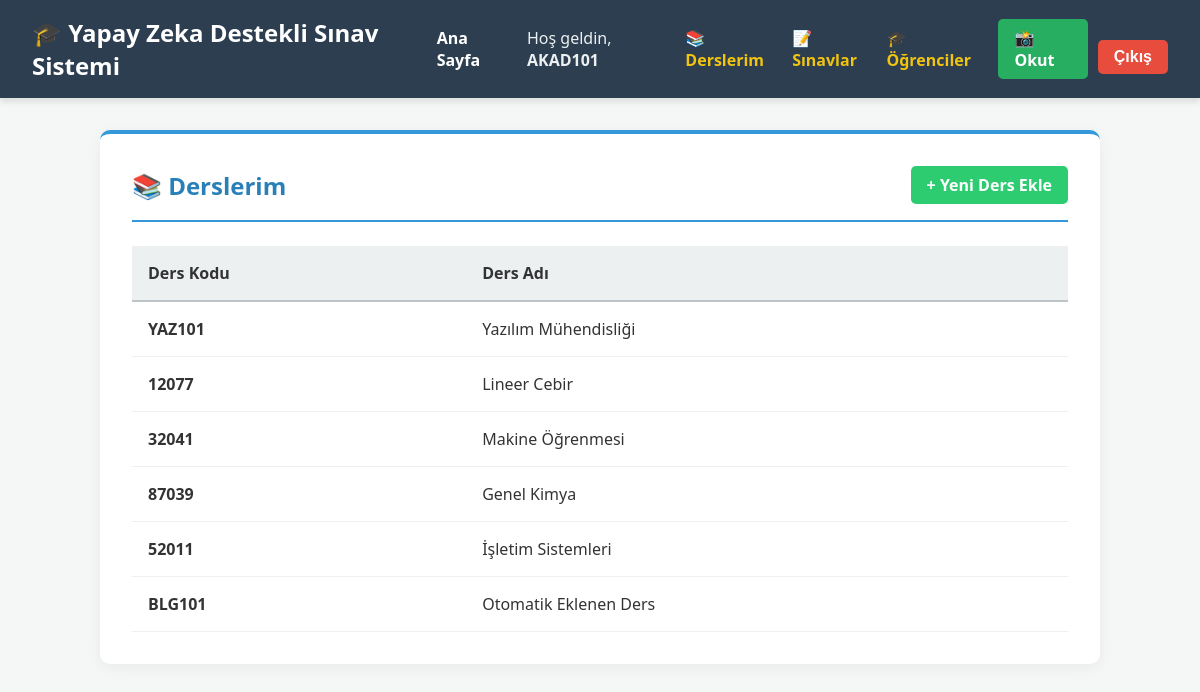
The page /okuyucu/hocalar/dersler/ (signed in) on the database its author committed.
### okuyucu/models.py (models this page shows, shortened)
class Ders(models.Model):
    ders_id = models.CharField(max_length=10, primary_key=True, verbose_name="Ders Kodu")
    ders_adi = models.CharField(max_length=100, verbose_name="Ders Adı")

### okuyucu/views.py (the view)
# urls.py: path('hocalar/dersler/', views.DersListView.as_view(), name='ders_listesi'),
class DersListView(LoginRequiredMixin, AkademisyenYetkiMixin, ListView):
    model = Ders
    template_name = 'crud/ders_list.html'
    context_object_name = 'dersler'

### okuyucu/views.py (called while the page is built)
    def test_func(self):
        return self.request.user.is_authenticated and (self.request.user.is_superuser or hasattr(self.request.user, 'akademisyen_profili'))

### okuyucu/templates/crud/ders_list.html (shortened to what this page needs)
{% extends "base.html" %}
{% block content %}
<div class="card" style="margin-top: 2rem;">
    <div style="display: flex; justify-content: space-between; align-items: center; border-bottom: 2px solid #3498db; padding-bottom: 1rem; margin-bottom: 1.5rem;">
        <h2 style="color: #2980b9; margin: 0;">📚 Derslerim</h2>
        <a href="{% url 'okuyucu:ders_ekle' %}" style="background-color: #2ecc71; color: white; padding: 0.5rem 1rem; text-decoration: none; border-radius: 5px; font-weight: bold;">+ Yeni Ders Ekle</a>
    </div>
    <table style="width: 100%; border-collapse: collapse; text-align: left;">
        <thead>
            <tr style="background-color: #ecf0f1; border-bottom: 2px solid #bdc3c7;">
                <th style="padding: 1rem;">Ders Kodu</th>
                <th style="padding: 1rem;">Ders Adı</th>
            </tr>
        </thead>
        <tbody>
            {% for ders in dersler %}
            <tr style="border-bottom: 1px solid #ecf0f1;">
                <td style="padding: 1rem; font-weight: bold;">{{ ders.ders_id }}</td>
                <td style="padding: 1rem;">{{ ders.ders_adi }}</td>
            </tr>
            {% empty %}
            <tr>
                <td colspan="2" style="padding: 2rem; text-align: center; color: #7f8c8d;">Henüz size atanmış bir ders bulunmuyor.</td>
            </tr>
            {% endfor %}
        </tbody>
    </table>
</div>
{% endblock %}

### okuyucu/templates/base.html (shortened to what this page needs)
{% load static %}
<!DOCTYPE html>
<html lang="tr">
<head>
    <link rel="stylesheet" href="{% static 'css/style.css' %}">
</head>
<body>
    <nav class="navbar">
        <h1>🎓 Yapay Zeka Destekli Sınav Sistemi</h1>
        <div style="display: flex; align-items: center;">
            <a href="{% url 'okuyucu:ana_sayfa' %}" style="color: white; margin-right: 20px; text-decoration: none; font-weight: bold;">Ana Sayfa</a>
            {% if user.is_authenticated %}
                <span style="color: #ecf0f1; margin-right: 15px;">Hoş geldin, <b>{{ user.username }}</b></span>
                <a href="{% url 'okuyucu:ders_listesi' %}" style="color: #f1c40f; text-decoration: none; margin-right: 15px; font-weight: bold;">📚 Derslerim</a>
                <a href="{% url 'okuyucu:sinav_listesi' %}" style="color: #f1c40f; text-decoration: none; margin-right: 15px; font-weight: bold;">📝 Sınavlar</a>
                <a href="{% url 'okuyucu:ogrenci_listesi' %}" style="color: #f1c40f; text-decoration: none; margin-right: 15px; font-weight: bold;">🎓 Öğrenciler</a>
                <a href="{% url 'okuyucu:kagit_yukle' %}"
                    style="background-color: #27ae60; color: white; padding: 0.5rem 1rem; text-decoration: none; border-radius: 5px; font-weight: bold; margin-right: 10px; transition: 0.3s;">📸
                    Okut</a>
                <form action="{% url 'okuyucu:logout' %}" method="post" style="display:inline;">
                    <button type="submit" style="background-color: #e74c3c; color: white; border: none; padding: 0.5rem 1rem; border-radius: 5px; font-weight: bold; cursor: pointer; transition: 0.3s;">Çıkış</button>
                </form>
            {% else %}
                <a href="{% url 'okuyucu:login' %}" style="background-color: #3498db; color: white; padding: 0.6rem 1.2rem; text-decoration: none; border-radius: 5px; font-weight: bold; transition: 0.3s;">🔑 Giriş Yap</a>
            {% endif %}
        </div>
    </nav>
    <div class="container">
        {% block content %}
        {% endblock %}
    </div>
</body>
</html>

### okuyucu/static/css/style.css (style rules this page uses)
:root { --primary-color: #2c3e50; --secondary-color: #3498db; --bg-color: #f4f7f6; --card-bg: #ffffff; --text-color: #333333; }
body { font-family: 'Segoe UI', Tahoma, Geneva, Verdana, sans-serif; background-color: var(--bg-color); color: var(--text-color); margin: 0; padding: 0; }
.navbar { background-color: var(--primary-color); color: white; padding: 1rem 2rem; display: flex; justify-content: space-between; align-items: center; box-shadow: 0 4px 6px rgba(0, 0, 0, 0.1); }
.navbar h1 { margin: 0; font-size: 1.5rem; }
.container { max-width: 1000px; margin: 2rem auto; padding: 0 1rem; }
.card { background-color: var(--card-bg); padding: 2rem; border-radius: 10px; box-shadow: 0 4px 15px rgba(0, 0, 0, 0.05); border-top: 4px solid var(--secondary-color); }
.card h2 { margin-top: 0; color: var(--primary-color); }
button { margin-top: 1rem; padding: 0.8rem; background-color: var(--secondary-color); color: white; border: none; border-radius: 5px; font-size: 1rem; cursor: pointer; transition: background-color 0.3s; }

### rows shown on the page
Ders: ders_id "YAZ101", ders_adi "Yazılım Mühendisliği"
Ders: ders_id "12077", ders_adi "Lineer Cebir"
Ders: ders_id "32041", ders_adi "Makine Öğrenmesi"
Ders: ders_id "87039", ders_adi "Genel Kimya"
Ders: ders_id "52011", ders_adi "İşletim Sistemleri"
Ders: ders_id "BLG101", ders_adi "Otomatik Eklenen Ders"

### other values the page prints
{{ user.username }} "AKAD101"
